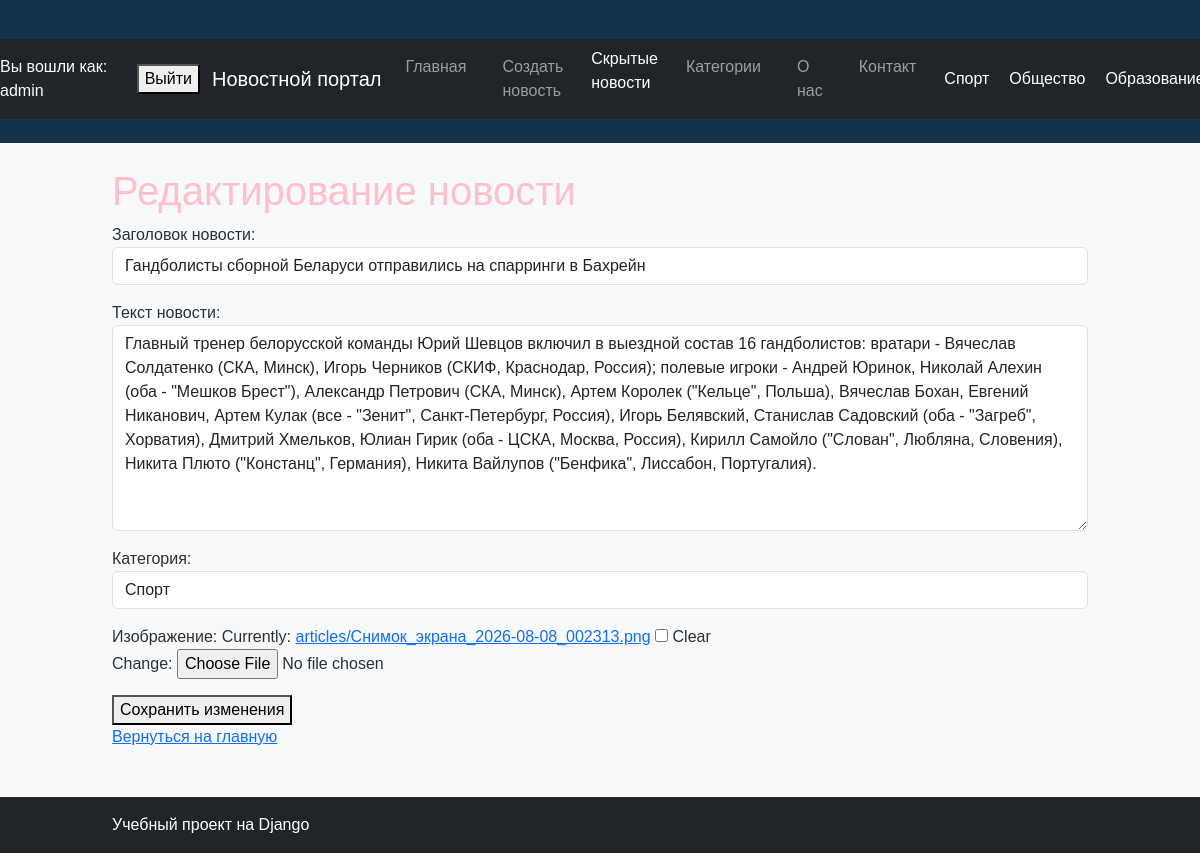
Page /article/13/edit/ (signed in) on the committed database.
### news/models.py (models this page shows, shortened)
class Article(models.Model):
    title = models.CharField(
        max_length=200,
        verbose_name="Заголовок",
    )
    content = models.TextField(
        verbose_name="Текст новости",
    )
    created_at = models.DateTimeField(
        auto_now_add=True,
        verbose_name="Дата создания",
    )
    is_published = models.BooleanField(
        default=False,
        verbose_name="Опубликована",
    )
    author = models.CharField(
        max_length=100,
        default="Редакция",
        verbose_name="Автор",
    )
    category = models.CharField(
        max_length=100,
        default="Общее",
        verbose_name="Категория",
    )
    image = models.ImageField(
        upload_to="articles/",
        blank=True,
        null=True,
        verbose_name="Изображение"
    )
    is_active = models.BooleanField(
        default=True,
        verbose_name="Активна"
    )

### news/views.py (the view)
@login_required
@permission_required("news.change_article", raise_exception=True)
def edit_article(request, article_id):
    article = get_object_or_404(
        Article,
        id=article_id
    )
    if request.method == "POST":
        form = ArticleForm(
            request.POST,
            request.FILES,
            instance=article
        )
        if form.is_valid():
            article = form.save()
            if article.is_published:
                return redirect(
                    "article_detail",
                    article_id=article.id
                )
            return redirect("home")
    else:
        form = ArticleForm(instance=article)
    context = {
        "form": form,
        "article": article,
    }
    return render(
        request,
        "news/edit_article.html",
        context
    )

### news/forms.py
class ArticleForm(forms.ModelForm):
    class Meta:
        model = Article
        fields = [
            "title",
            "content",
            "category",
            "image",
        ]
        labels = {
            "title": "Заголовок новости",
            "content": "Текст новости",
            "category": "Категория",
        }
        widgets = {
            "title": forms.TextInput(
                attrs={
                    "class": "form-control",
                    "placeholder": "Введите заголовок новости",
                }
            ),
            "content": forms.Textarea(
                attrs={
                    "class": "form-control",
                    "rows": 8,
                    "placeholder": "Введите текст новости",
                }
            ),
            "category": forms.TextInput(
                attrs={
                    "class": "form-control",
                    "placeholder": "Например: Спорт",
                }
            ),
        }

### news/templates/news/edit_article.html (shortened to what this page needs)
{% extends "news/base.html" %}
{% block content %}
<h1>Редактирование новости</h1>
<form method="POST"
      enctype="multipart/form-data">
    {{ form.as_p }}
    <button type="submit">
        Сохранить изменения
    </button>
</form>
<a href="{% url 'home' %}">
    Вернуться на главную
</a>
{% endblock %}

### news/templates/news/base.html (shortened to what this page needs)
{% load static %}
<!DOCTYPE html>
<html lang="ru">
<head>
    <link
        href="https://cdn.jsdelivr.net/npm/bootstrap@5.3.8/dist/css/bootstrap.min.css"
        rel="stylesheet"
>
    <link rel="stylesheet" href="{% static 'news/style.css' %}">
</head>
<body class="bg-light">
<header>
    <nav class="navbar navbar-expand-lg navbar-dark bg-dark">
        {% if user.is_authenticated %}
            <span>
                Вы вошли как: {{ user.username }}
            </span>
            <form
                method="POST"
                action="{% url 'logout' %}"
                style="display: inline;"
            >
                <button type="submit">
                    Выйти
                </button>
            </form>
        {% else %}
            <a href="{% url 'login' %}">
                Войти
            </a>
        {% endif %}
        <div class="container">
            <a class="navbar-brand" href="{% url 'home' %}">
                Новостной портал
            </a>
            <div class="navbar-nav">
                <a class="nav-link" href="{% url 'home' %}">
                    Главная
                </a>
                {% if user.is_authenticated %}
                    <a class="nav-link" href="{% url 'article_created' %}">
                        Создать новость
                    </a>
                {% endif %}
                {% if perms.news.change_article %}
                    <a href="{% url 'archived_articles' %}">
                        Скрытые новости
                    </a>
                {% endif %}
                <a class="nav-link" href="{% url 'category' %}">
                    Категории
                </a>
                <a class="nav-link" href="{% url 'about' %}">
                    О нас
                </a>
                <a class="nav-link" href="{% url 'contact' %}">
                    Контакт
                </a>
            </div>
            <a class="nav-link" href="{% url 'category_detail' category_name='Спорт' %}">
                Спорт
            </a>
            <a class="nav-link" href="{% url 'category_detail' category_name='Общество' %}">
                Общество
            </a>
            <a class="nav-link" href="{% url 'category_detail' category_name='Образование' %}">
                Образование
            </a>
        </div>
    </nav>
</header>
<main class="container py-4">
    {% block content %}
    {% endblock %}
</main>
<footer class="bg-dark text-white py-3 mt-4">
    <div class="container">
        <p class="mb-0">Учебный проект на Django</p>
    </div>
</footer>
</body>
</html>

### news/static/news/style.css (style rules this page uses)
body { margin: 0; background-color: #f3f5f7; color: #263238; font-family: Arial, sans-serif; }
header { background-color: #17324d; color: white; padding: 24px 0px; }
h1 { color: pink; }
.container { width: 90%; max-width: 1000px; margin: 0 auto; }
nav { margin-top: 15px; }
nav a { color: white; text-decoration: none; margin-right: 20px; transition: color 0.3s ease; }
main { padding-top: 25px; padding-bottom: 40px; }
footer { background-color: #e1e7ec; padding: 20px 0; color: #455a64; }

### rows in the picture
Article: title "Гандболисты сборной Беларуси отправились на спарринги в Бахрейн", content "Главный тренер белорусской команды Юрий Шевцов включил в выездной состав 16 гандболистов: вратари - Вячеслав Солдатенко (СКА, Минск), Игорь Черников (СКИФ, Краснодар, Россия); полевые игроки - Андрей Юринок, Николай Алехин (оба - \"Мешков Брест\"), Александр Петрович (СКА, Минск), Артем Королек (\"Кельце\", Польша), Вячеслав Бохан, Евгений Никанович, Артем Кулак (все - \"Зенит\", Санкт-Петербург, Россия), Игорь Белявский, Станислав Садовский (оба - \"Загреб\", Хорватия), Дмитрий Хмельков, Юлиан Гирик (оба - ЦСКА, Москва, Россия), Кирилл Самойло (\"Слован\", Любляна, Словения), Никита Плюто (\"Констанц\", Германия), Никита Вайлупов (\"Бенфика\", Лиссабон, Португалия).", category "Спорт"

### other values in the picture
{{ user.username }} "admin"
